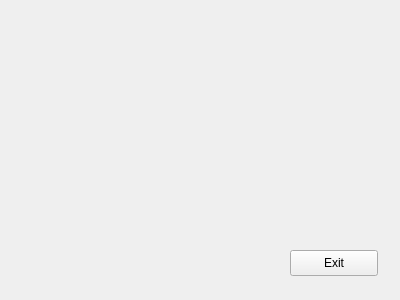
<?xml version="1.0" encoding="UTF-8"?>
<ui version="4.0">
 <class>Form</class>
 <widget class="QWidget" name="Form">
  <property name="geometry">
   <rect>
    <x>0</x>
    <y>0</y>
    <width>400</width>
    <height>300</height>
   </rect>
  </property>
  <property name="windowTitle">
   <string>Designer Example</string>
  </property>
  <property name="toolTipDuration">
   <number>8</number>
  </property>
  <widget class="QPushButton" name="pbQuit">
   <property name="geometry">
    <rect>
     <x>290</x>
     <y>250</y>
     <width>88</width>
     <height>26</height>
    </rect>
   </property>
   <property name="toolTipDuration">
    <number>-2</number>
   </property>
   <property name="text">
    <string>Exit</string>
   </property>
  </widget>
 </widget>
 <resources/>
 <connections/>
</ui>
